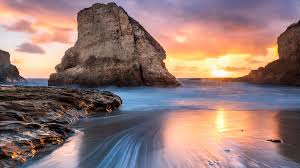
#> input picture test_image.jpg, 300 x 168 px
$ python downsampling.py
#> lines starting #> are read from the running program, lines starting #| are printed output that depends on the picture
import cv2
import numpy as np
import time
import matplotlib.pyplot as plt

#open initial test image
original = cv2.imread("test_image.jpg"); #import original 8k image
#> original is the input picture: shape (168, 300, 3); mean B, G, R 116.5, 120.2, 146.3
cv2.imshow("8K", original);

def manual_downsampling(original):
    rows, cols, channels = map(int, original.shape)
    for i in range(rows):
        for j in range(cols):
            for k in range(channels):
                if (j %2 == 0):
                    original[i][j][k]=0;
    return original

#define manual downsampling functions
def downsample_cols(original):
    rows, cols, = map(int, original.shape)
    original = np.delete(original, range(0,cols,2),axis=1)
    return original

def downsample_rows(original):
    rows, cols, = map(int, original.shape)
    original = np.delete(original, range(0, rows, 2), axis=0)
    return original

def downsample_complete(original):
    rows, cols, = map(int, original.shape)
    original = np.delete(original, range(0, cols, 2), axis=1)
    original = np.delete(original, range(0, rows, 2), axis=0)
    return original

#Gaussian Pyramid Downsampling
rows, cols, channels = map(int, original.shape)
#> rows = 168; cols = 300; channels = 3
start = time.time()
layer_1 = cv2.pyrDown(original, dstsize=(cols//2, rows//2))
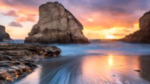
#> layer_1: shape (84, 150, 3); mean B, G, R 116.6, 120.2, 146.4
print("Gaussian took %f seconds"%(time.time()-start))
cv2.imshow("layer 1", layer_1)
cv2.imwrite("gaussian.png",layer_1)
#manual downsampling
start = time.time()
original0 = manual_downsampling(original)
#> after the loop in manual_downsampling, `for i in range(rows):`:
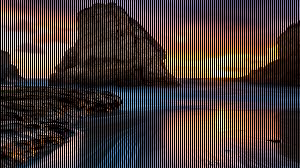
#> original: shape (168, 300, 3); mean B, G, R 58.2, 60.1, 73
print("Manual color took %f seconds"%(time.time()-start))
cv2.imwrite("manual_color.png",original0)
#reopen grayscale image
original = cv2.imread("test_image.jpg",0)
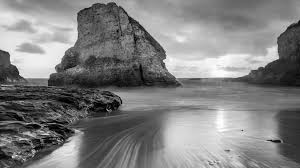
#> original: shape (168, 300); min 0, max 255, mean 127.6

start = time.time()
original1 = downsample_cols(original)
#> in downsample_cols, `original = np.delete(original, range(0,cols,2),axis=1)`:
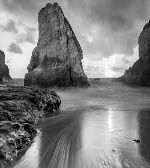
#> original: shape (168, 150); min 0, max 255, mean 127.6
print("Manual columns took %f seconds"%(time.time()-start))
cv2.imwrite("manual_columns.png",original1)

start = time.time()
original2 = downsample_rows(original)
#> in downsample_rows, `original = np.delete(original, range(0, rows, 2), axis=0)`:
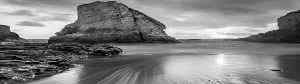
#> original: shape (84, 300); min 0, max 255, mean 127.8
print("Manual rows took %f seconds"%(time.time()-start))
cv2.imwrite("manual_rows.png",original2)

start = time.time()
original3 = downsample_complete(original)
#> in downsample_complete, `original = np.delete(original, range(0, rows, 2), axis=0)`:
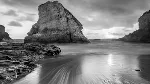
#> original: shape (84, 150); min 0, max 255, mean 127.7
print("Manual rows+columns took %f seconds"%(time.time()-start))
cv2.imwrite("manual_rowscols.png",original3)

#Classic resize method
start = time.time()
scale_percent = 50 # percent of original size
width = int(original.shape[1] * scale_percent / 100)
#> width = 150
height = int(original.shape[0] * scale_percent / 100)
#> height = 84
dim = (width, height)
#> dim = (150, 84)
resized = cv2.resize(original, dim, interpolation = cv2.INTER_AREA)
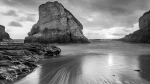
#> resized: shape (84, 150); min 1, max 253, mean 127.8
print("Classic resize took %f seconds"%(time.time()-start))

cv2.imshow("manual downsampling every other x1", original0)
cv2.imshow("manual downsampling columns", original1)
cv2.imshow("manual downsampling rows", original2)
cv2.imshow("manual downsampling complete", original3)
cv2.waitKey(0)
cv2.destroyAllWindows()
